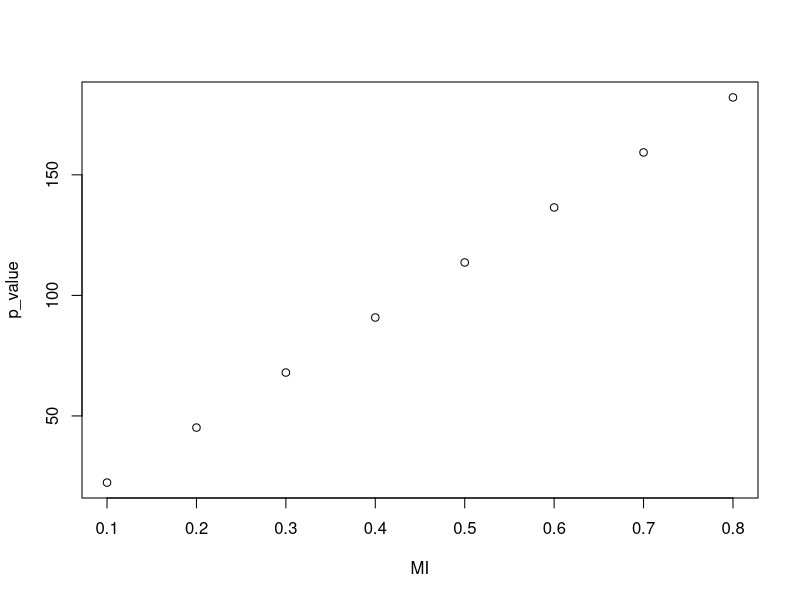
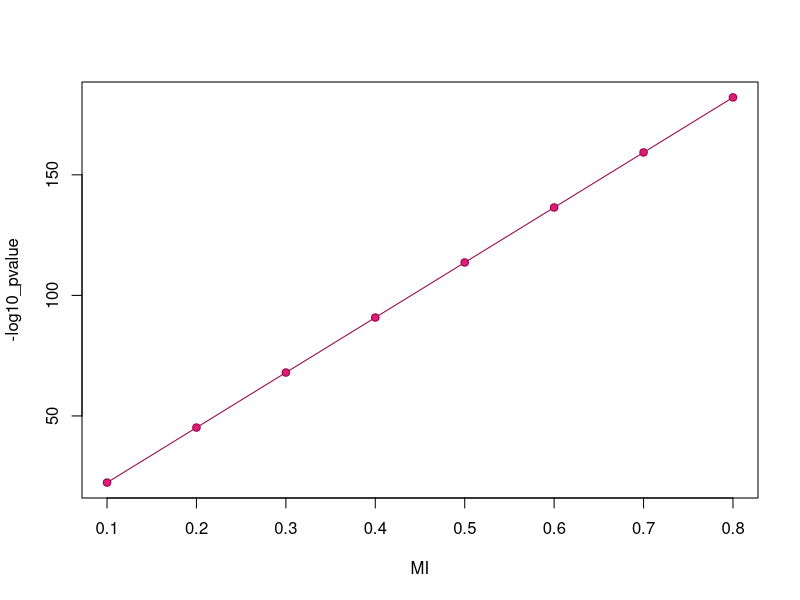

These figures' R source, in order:
# mutual information (mi) values
MI <-c(0.1, 0.2, 0.3, 0.4, 0.5, 0.6, 0.7, 0.8) 

# corresponding p-value for mi
p_value <- -log10(c(4.369537e-23, 6.601615e-46, 9.973897e-69, 1.506883e-91, 2.27664e-114, 3.439609e-137, 5.196654e-160, 7.851244e-183))

# plot
plot(MI, p_value)

# plot with colors
plot(x = MI, y = p_value, xlab = "MI" ,ylab = "-log10_pvalue", type = "o", col.lab="black", pch= 21, bg="#dd1c77", col="#980043")

